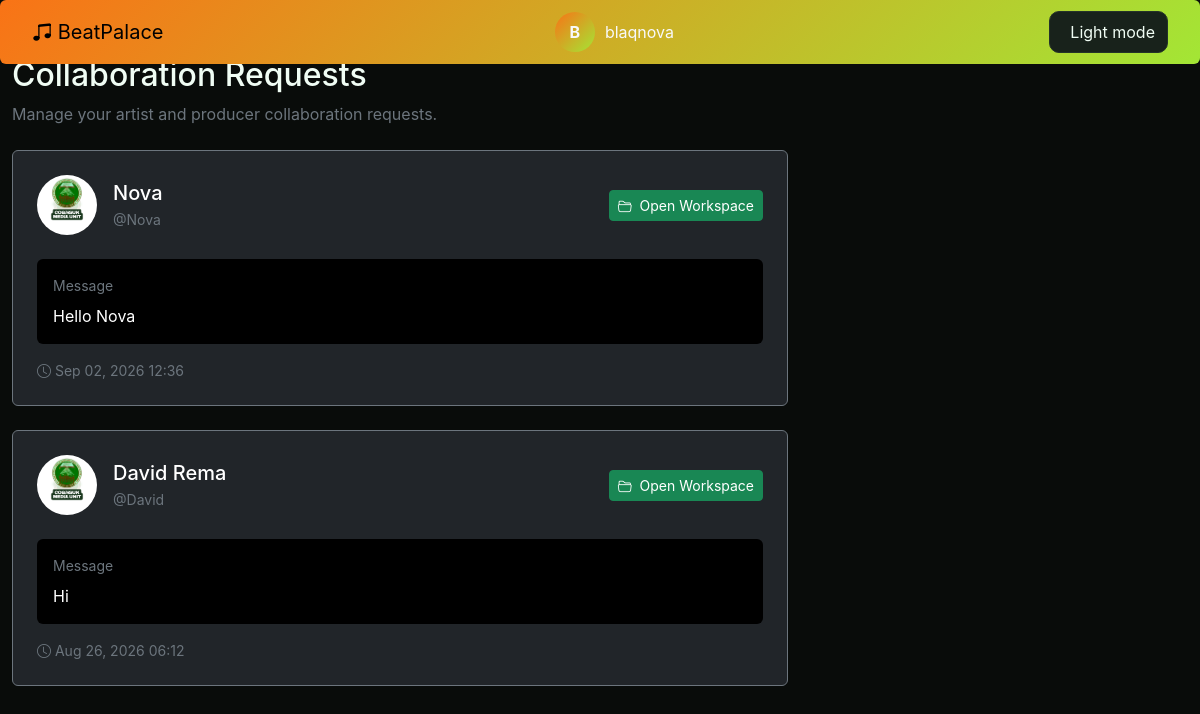
The app's page /collaborations/requests/ (signed in), older data.
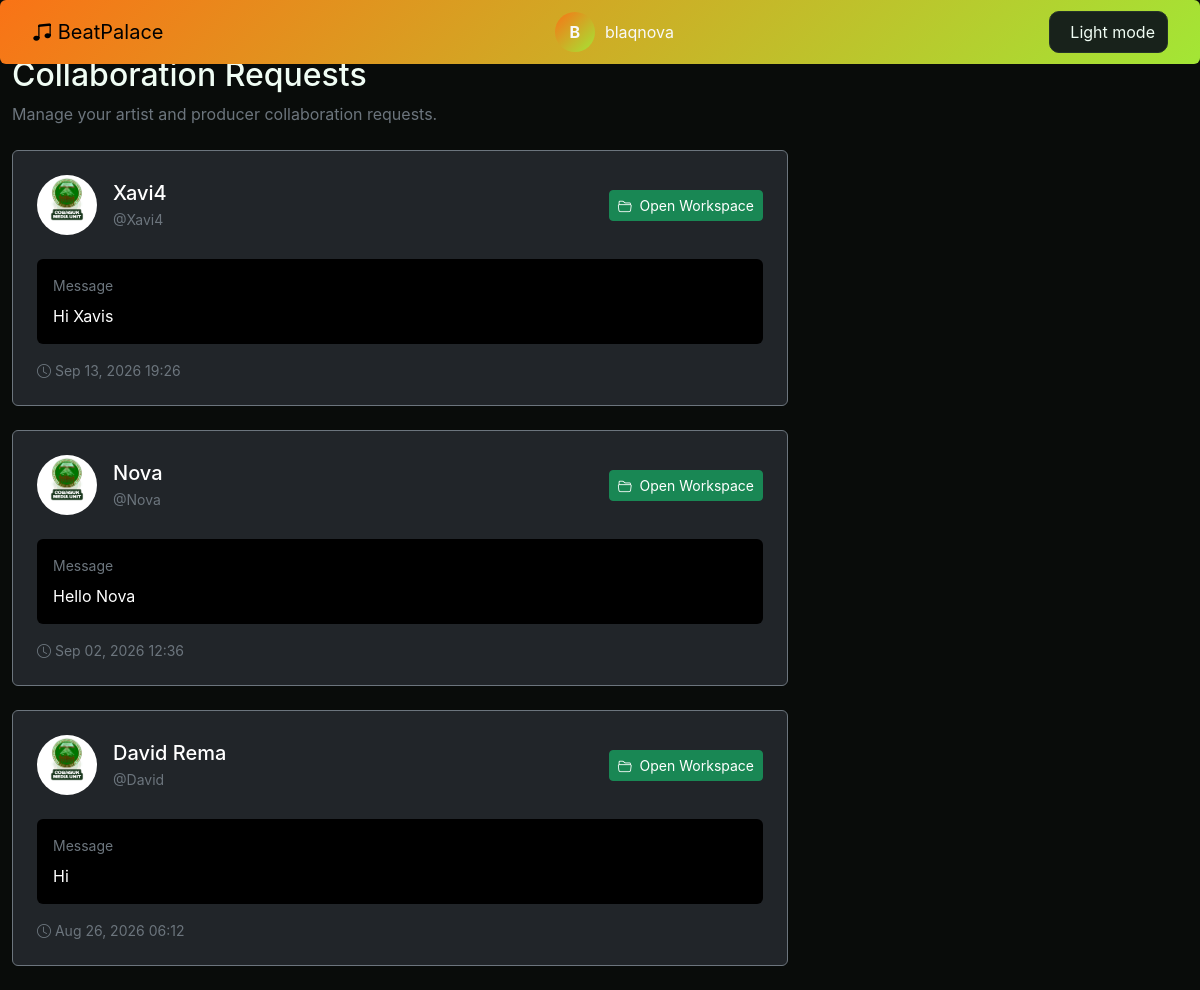
The same page, newer data.
### collaborations/models.py (models this page shows, shortened)
class Collaboration(models.Model):
    STATUS_CHOICES = (
        ("pending", "Pending"),
        ("accepted", "Accepted"),
        ("rejected", "Rejected"),
        ("cancelled", "Cancelled"),
        ("completed", "Completed"),
    )
    artist = models.ForeignKey(
        settings.AUTH_USER_MODEL,
        on_delete=models.CASCADE,
        related_name="artist_collaborations",
        limit_choices_to={"role": "artist"},
    )
    producer = models.ForeignKey(
        settings.AUTH_USER_MODEL,
        on_delete=models.CASCADE,
        related_name="producer_collaborations",
        limit_choices_to={"role": "producer"},
    )
    project_title = models.CharField(
        max_length=200,
        blank=True,
    )
    message = models.TextField(
        blank=True,
    )
    status = models.CharField(
        max_length=20,
        choices=STATUS_CHOICES,
        default="pending",
    )
    created_at = models.DateTimeField(
        auto_now_add=True,
    )
    updated_at = models.DateTimeField(
        auto_now=True,
    )
    class Meta:
        ordering = ["-created_at"]
        permissions = [
            (
                "send_collaboration",
                "Can send collaboration requests",
            ),
            (
                "manage_collaboration",
                "Can manage collaborations",
            ),
        ]

### artists/models.py (models this page shows, shortened)
class ArtistProfile(models.Model):
    user = models.OneToOneField(
        settings.AUTH_USER_MODEL,
        on_delete=models.CASCADE,
        related_name="artist_profile"
    )
    artist_name = models.CharField(
        max_length=100,
        blank=True
    )
    bio = models.TextField(
        blank=True
    )
    avatar = models.ImageField(
        upload_to="artists/avatars/",
        blank=True,
        null=True
    )
    cover_image = models.ImageField(
        upload_to="artists/covers/",
        blank=True,
        null=True
    )
    genre = models.CharField(
        max_length=100,
        blank=True
    )
    location = models.CharField(
        max_length=100,
        blank=True
    )
    phone = models.CharField(
        max_length=30,
        blank=True
    )
    email = models.EmailField(
        blank=True
    )
    website = models.URLField(
        blank=True
    )
    instagram = models.URLField(
        blank=True
    )
    twitter = models.URLField(
        blank=True
    )
    start_year = models.PositiveIntegerField(
        blank=True,
        null=True
    )
    end_year = models.PositiveIntegerField(
        blank=True,
        null=True
    )
    skill_description = models.TextField(
        blank=True
    )
    education = models.TextField(
        blank=True
    )
    date_of_birth = models.DateField(
        blank=True,
        null=True
    )
    marital_status = models.CharField(
        max_length=50,
        blank=True
    )
    followers_count = models.PositiveIntegerField(
        default=0
    )
    monthly_listeners = models.PositiveIntegerField(
        default=0
    )
    is_published = models.BooleanField(
        default=True
    )
    created_at = models.DateTimeField(
        auto_now_add=True
    )
    updated_at = models.DateTimeField(
        auto_now=True
    )

### accounts/models.py (models this page shows, shortened)
class User(AbstractUser):
    ROLE_CHOICES = (
        ("producer", "Producer"),
        ("artist", "Artist"),
    )
    email = models.EmailField(unique=True)
    role = models.CharField(
        max_length=20,
        choices=ROLE_CHOICES
    )
    avatar = models.ImageField(
        upload_to="avatars/",
        blank=True,
        null=True
    )
    verified = models.BooleanField(default=False)
    created_at = models.DateTimeField(auto_now_add=True)

### producers/models.py (models this page shows, shortened)
class ProducerProfile(models.Model):
    user = models.OneToOneField(
        settings.AUTH_USER_MODEL,
        on_delete=models.CASCADE,
        related_name="producer_profile",
    )
    full_name = models.CharField(max_length=150, blank=True, default="")
    professional_title = models.CharField(
        max_length=150, default="Music Producer / Director"
    )
    profile_image = models.ImageField(
        upload_to="producers/profile/", blank=True, null=True
    )
    cover_image = models.ImageField(
        upload_to="producer/covers/",
        blank=True,
        null=True
    )
    bio = models.TextField(blank=True, null=True)
    start_year = models.PositiveIntegerField(blank=True, null=True)
    end_year = models.PositiveIntegerField(blank=True, null=True)
    phone = models.CharField(max_length=30, blank=True)
    email = models.EmailField(blank=True)
    instagram = models.CharField(max_length=100, blank=True)
    website = models.URLField(blank=True)
    skill_description = models.TextField(
        blank=True,
        help_text="Example: Music Composition, Audio Production & Sound Design",
    )
    software = models.TextField(
        blank=True, help_text="Example: Ableton Live, Cubase, Adobe Premiere, Logic Pro"
    )
    education = models.TextField(blank=True)
    date_of_birth = models.DateField(blank=True, null=True)
    marital_status = models.CharField(max_length=50, blank=True)
    is_published = models.BooleanField(default=True)
    created_at = models.DateTimeField(auto_now_add=True)
    updated_at = models.DateTimeField(auto_now=True)

### collaborations/views.py (the view)
@login_required
def collaboration_requests(request):
    if request.user.role == "producer":
        requests = Collaboration.objects.filter(
            producer=request.user
        ).select_related(
            "artist",
            "producer",
        )
    elif request.user.role == "artist":
        requests = Collaboration.objects.filter(
            artist=request.user
        ).select_related(
            "artist",
            "producer",
        )
    else:
        requests = Collaboration.objects.none()
    return render(
        request,
        "collaborations/requests.html",
        {
            "requests": requests,
        }
    )

### templates/collaborations/requests.html (shortened to what the changed rows need)
{% extends "base.html" %}
{% block content %}
<div class="container-fluid py-4">
    <div class="mb-4">
        <h2 class="mt-2">
            Collaboration Requests
        </h2>
    </div>
    <div class="row g-4">
        {% for collaboration in requests %}
        <div class="col-12 col-lg-8">
            <div class="card bg-dark text-white border-secondary">
                <div class="card-body p-4">
                    <div class="d-flex align-items-center gap-3">
                        <div>
                            {% if collaboration.artist.avatar %}
                                <img
                                    src="{{ collaboration.artist.avatar.url }}"
                                    width="60"
                                    height="60"
                                    class="rounded-circle object-fit-cover"
                                >
                            {% elif collaboration.artist.artist_profile.avatar %}
                                <img
                                    src="{{ collaboration.artist.artist_profile.avatar.url }}"
                                    width="60"
                                    height="60"
                                    class="rounded-circle object-fit-cover"
                                >
                            {% endif %}
                        </div>
                        <div class="flex-grow-1">
                            {% if request.user.role == "producer" %}
                                <h5 class="mb-1">
                                    {{ collaboration.artist.artist_profile.artist_name|default:collaboration.artist.username }}
                                </h5>
                                <div class="text-secondary small">
                                    @{{ collaboration.artist.username }}
                                </div>
                            {% else %}
                                <h5 class="mb-1">
                                    {{ collaboration.producer.producer_profile.full_name|default:collaboration.producer.username }}
                                </h5>
                                <div class="text-secondary small">
                                    @{{ collaboration.producer.username }}
                                </div>
                            {% endif %}
                        </div>
                        <div>
                            {% if collaboration.status == "pending" %}
                                <span class="badge bg-warning text-dark">
                                    Pending
                                </span>
                            {% elif collaboration.status == "accepted" %}
                                <a
                                    href="{% url 'collaborations:workspace' collaboration.id %}"
                                    class="btn btn-success btn-sm"
                                >
                                    <i class="bi bi-folder2-open me-1"></i>
                                    Open Workspace
                                </a>
                            {% elif collaboration.status == "rejected" %}
                                <span class="badge bg-danger">
                                    Rejected
                                </span>
                            {% elif collaboration.status == "cancelled" %}
                                <span class="badge bg-secondary">
                                    Cancelled
                                </span>
                            {% endif %}
                        </div>
                    </div>
                    {% if collaboration.message %}
                    <div class="mt-4 p-3 rounded bg-black">
                        <div class="small text-secondary mb-2">
                            Message
                        </div>
                        <p class="mb-0">
                            {{ collaboration.message }}
                        </p>
                    </div>
                    {% endif %}
                    <div class="text-secondary small mt-3">
                        <i class="bi bi-clock"></i>
                        {{ collaboration.created_at|date:"M d, Y H:i" }}
                    </div>
                </div>
            </div>
        </div>
        {% endfor %}
    </div>
</div>
{% endblock %}

Row changes from the older to the newer data that the page shows:
added Collaboration: artist.artist_profile.avatar (picture), producer.producer_profile.full_name "Xavi4", producer.username "Xavi4", status "accepted" (drawn), message "Hi Xavis", created_at "Sep 13, 2026 19:26"
